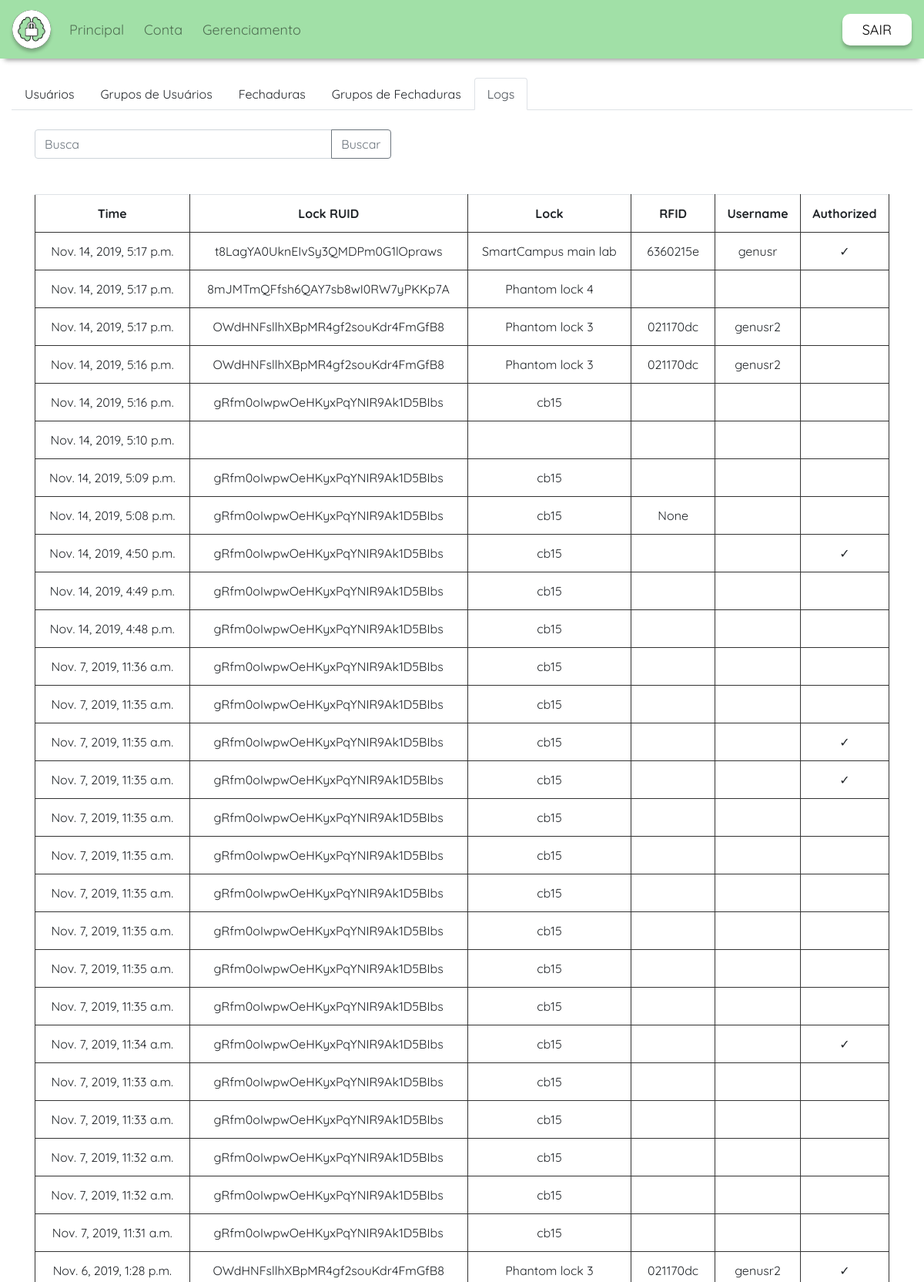
/smartlock/manage/unlockattemptlog/ (signed in, upper part), run on the app's committed database.
### smartlock/models.py (models this page shows, shortened)
class UnlockAttemptLog(models.Model):
    time = models.DateTimeField(auto_now_add=True)
    ruid = models.CharField(max_length=256, null=True, blank=True)
    rfid = models.CharField(max_length=256, null=True, blank=True)
    lock = models.ForeignKey(to=Lock,
                             on_delete=models.PROTECT,
                             null=True, blank=True)
    userdata = models.ForeignKey(to=UserData,
                                 on_delete=models.PROTECT,
                                 null=True, blank=True)
    succ = models.BooleanField()
    class Meta:
        ordering = ('-time',)

class Lock(models.Model):
    name = models.CharField(max_length=150, null=False, blank=False, unique=True)
    tmzn = models.ForeignKey(to=TimeZone,
                             on_delete=models.PROTECT, verbose_name='timezone',
                             null=False, blank=False)
    ruid = models.CharField('RUID', max_length=32, help_text='Random unique identifier',
                            null=False, blank=False, unique=True,
                            default=get_ruid)
    class Meta:
        ordering = [functions.Lower('name')]

class UserData(models.Model):
    user = models.OneToOneField(to=settings.AUTH_USER_MODEL,
                                on_delete=models.CASCADE,
                                null=False, blank=False, unique=True)
    rfid = models.CharField(max_length=256, default=None, null=True, blank=True, unique=True)
    admin = models.BooleanField(default=False)
    manager = models.BooleanField(default=False)
    class Meta:
        ordering = [functions.Lower('user__username')]

### smartlock/templates/smartlock/unlockattemptlog_list.html (shortened to what this page needs)
{% extends "./unlockattemptlog.html" %}{% block logs_content %}
<div class="container-fluid" >
  <div class="row" style="padding-top:25px; width:100%;">
    <div class="col col-sm-5 input-group mb-3">
      <input type="text" class="form-control" placeholder="Busca" aria-label="search" aria-describedby="button-addon2">
      <div class="input-group-append">
        <button class="btn btn-outline-secondary" type="button" id="button-addon2">Buscar</button>
      </div>
    </div>
  </div>
  <div class="row flex-grow-1" >
    <div class="col flex-grow-1" style="padding-top:5px; width:50%;">
      <div class="row flex-grow-1 list-group" style="padding-top:25px;">
        <table class="table">
          <tr>
            <th>Time</th>
            <th>Lock RUID</th>
            <th>Lock</th>
            <th>RFID</th>
            <th>Username</th>
            <th>Authorized</th>
          </tr>
          {% for log in object_list %}
          <tr>
            <td>{{ log.time }}</td>
            <td>{{ log.ruid }}</td>
            <td>{% if log.lock %}{{ log.lock.name }}{% endif %}</td>
            <td>{{ log.rfid }}</td>
            <td>{% if log.userdata %}{{ log.userdata.user.username }}{% endif %}</td>
            <td>{% if log.succ %}&#10003;{% endif %}</td>
          </tr>
          {% empty %}
          <tr><td>No logs registered.</td></tr>
          {% endfor %}
        </table>
      </div>
    </div>
  </div>
</div>
{% endblock %}

### static/css/styles.css (style rules this page uses)
.row { margin-left: 0; margin-right: 0; }
.col { padding-left: 0; padding-right: 0; }
.site-container { position: absolute; width: 100%; min-height: 100vh; height: 100vh; top: 0; }
body { font-family: 'Quicksand', sans-serif; }

### smartlock/templates/smartlock/unlockattemptlog_list.html (style rules this page uses)
tr,th,td { text-align: center; border: 1px solid #333; }

### data on the page
UnlockAttemptLog: time "Nov. 14, 2019, 5:17 p.m.", ruid "t8LagYA0UknEIvSy3QMDPm0G1lOpraws", lock.name "SmartCampus main lab", rfid "6360215e", userdata.user.username "genusr"
UnlockAttemptLog: time "Nov. 14, 2019, 5:17 p.m.", ruid "8mJMTmQFfsh6QAY7sb8wI0RW7yPKKp7A", lock.name "Phantom lock 4"
UnlockAttemptLog: time "Nov. 14, 2019, 5:17 p.m.", ruid "OWdHNFsllhXBpMR4gf2souKdr4FmGfB8", lock.name "Phantom lock 3", rfid "021170dc", userdata.user.username "genusr2"
UnlockAttemptLog: time "Nov. 14, 2019, 5:16 p.m.", ruid "OWdHNFsllhXBpMR4gf2souKdr4FmGfB8", lock.name "Phantom lock 3", rfid "021170dc", userdata.user.username "genusr2"
UnlockAttemptLog: time "Nov. 14, 2019, 5:16 p.m.", ruid "gRfm0oIwpwOeHKyxPqYNIR9Ak1D5BIbs", lock.name "cb15"
UnlockAttemptLog: time "Nov. 14, 2019, 5:10 p.m."
UnlockAttemptLog: time "Nov. 14, 2019, 5:09 p.m.", ruid "gRfm0oIwpwOeHKyxPqYNIR9Ak1D5BIbs", lock.name "cb15"
UnlockAttemptLog: time "Nov. 14, 2019, 5:08 p.m.", ruid "gRfm0oIwpwOeHKyxPqYNIR9Ak1D5BIbs", lock.name "cb15", rfid "None"
UnlockAttemptLog: time "Nov. 14, 2019, 4:50 p.m.", ruid "gRfm0oIwpwOeHKyxPqYNIR9Ak1D5BIbs", lock.name "cb15"
UnlockAttemptLog: time "Nov. 14, 2019, 4:49 p.m.", ruid "gRfm0oIwpwOeHKyxPqYNIR9Ak1D5BIbs", lock.name "cb15"
UnlockAttemptLog: time "Nov. 14, 2019, 4:48 p.m.", ruid "gRfm0oIwpwOeHKyxPqYNIR9Ak1D5BIbs", lock.name "cb15"
UnlockAttemptLog: time "Nov. 7, 2019, 11:36 a.m.", ruid "gRfm0oIwpwOeHKyxPqYNIR9Ak1D5BIbs", lock.name "cb15"
UnlockAttemptLog: time "Nov. 7, 2019, 11:35 a.m.", ruid "gRfm0oIwpwOeHKyxPqYNIR9Ak1D5BIbs", lock.name "cb15"
UnlockAttemptLog: time "Nov. 7, 2019, 11:35 a.m.", ruid "gRfm0oIwpwOeHKyxPqYNIR9Ak1D5BIbs", lock.name "cb15"
UnlockAttemptLog: time "Nov. 7, 2019, 11:35 a.m.", ruid "gRfm0oIwpwOeHKyxPqYNIR9Ak1D5BIbs", lock.name "cb15"
UnlockAttemptLog: time "Nov. 7, 2019, 11:35 a.m.", ruid "gRfm0oIwpwOeHKyxPqYNIR9Ak1D5BIbs", lock.name "cb15"
UnlockAttemptLog: time "Nov. 7, 2019, 11:35 a.m.", ruid "gRfm0oIwpwOeHKyxPqYNIR9Ak1D5BIbs", lock.name "cb15"
UnlockAttemptLog: time "Nov. 7, 2019, 11:35 a.m.", ruid "gRfm0oIwpwOeHKyxPqYNIR9Ak1D5BIbs", lock.name "cb15"
UnlockAttemptLog: time "Nov. 7, 2019, 11:35 a.m.", ruid "gRfm0oIwpwOeHKyxPqYNIR9Ak1D5BIbs", lock.name "cb15"
UnlockAttemptLog: time "Nov. 7, 2019, 11:35 a.m.", ruid "gRfm0oIwpwOeHKyxPqYNIR9Ak1D5BIbs", lock.name "cb15"
UnlockAttemptLog: time "Nov. 7, 2019, 11:35 a.m.", ruid "gRfm0oIwpwOeHKyxPqYNIR9Ak1D5BIbs", lock.name "cb15"
UnlockAttemptLog: time "Nov. 7, 2019, 11:34 a.m.", ruid "gRfm0oIwpwOeHKyxPqYNIR9Ak1D5BIbs", lock.name "cb15"
UnlockAttemptLog: time "Nov. 7, 2019, 11:33 a.m.", ruid "gRfm0oIwpwOeHKyxPqYNIR9Ak1D5BIbs", lock.name "cb15"
UnlockAttemptLog: time "Nov. 7, 2019, 11:33 a.m.", ruid "gRfm0oIwpwOeHKyxPqYNIR9Ak1D5BIbs", lock.name "cb15"
UnlockAttemptLog: time "Nov. 7, 2019, 11:32 a.m.", ruid "gRfm0oIwpwOeHKyxPqYNIR9Ak1D5BIbs", lock.name "cb15"
UnlockAttemptLog: time "Nov. 7, 2019, 11:32 a.m.", ruid "gRfm0oIwpwOeHKyxPqYNIR9Ak1D5BIbs", lock.name "cb15"
UnlockAttemptLog: time "Nov. 7, 2019, 11:31 a.m.", ruid "gRfm0oIwpwOeHKyxPqYNIR9Ak1D5BIbs", lock.name "cb15"
UnlockAttemptLog: time "Nov. 6, 2019, 1:28 p.m.", ruid "OWdHNFsllhXBpMR4gf2souKdr4FmGfB8", lock.name "Phantom lock 3", rfid "021170dc", userdata.user.username "genusr2"
